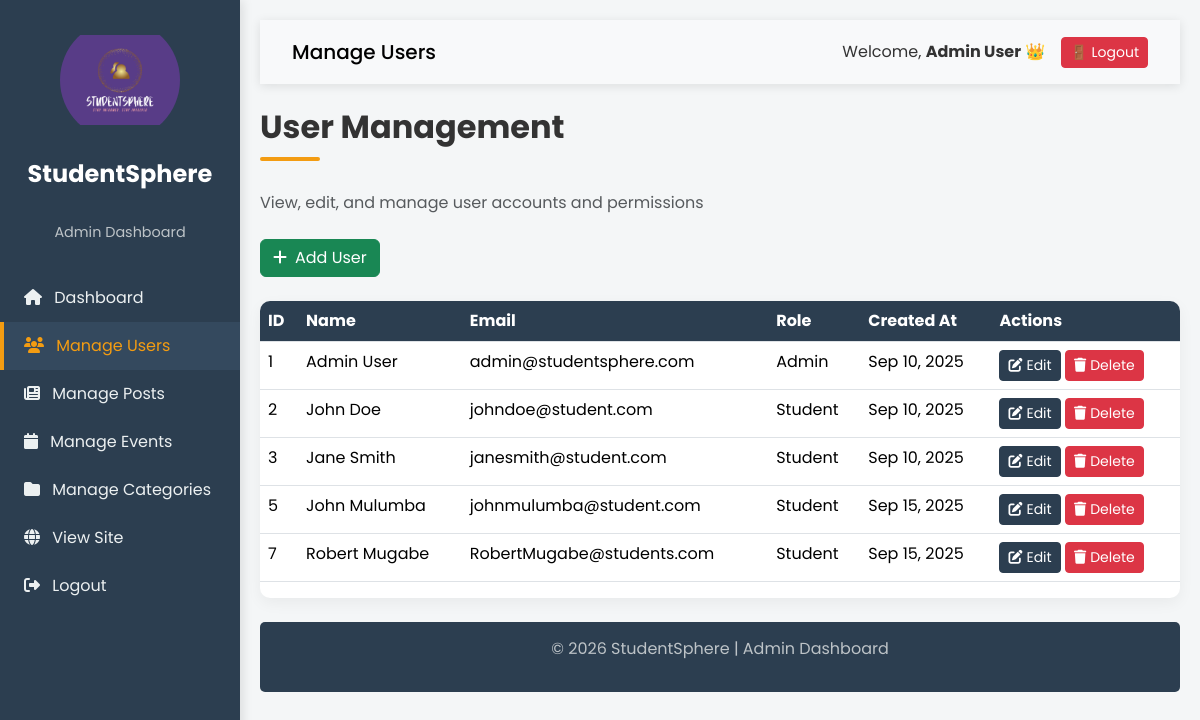
The page /manage_users.php (signed in) on the database its author committed.
### tables this page shows
CREATE TABLE `users` (
  `id` int(11) NOT NULL,
  `name` varchar(100) NOT NULL,
  `email` varchar(100) NOT NULL,
  `password` varchar(255) NOT NULL,
  `role_id` int(11) DEFAULT 1,
  `created_at` timestamp NOT NULL DEFAULT current_timestamp()
);

CREATE TABLE `roles` (
  `id` int(11) NOT NULL,
  `name` varchar(50) NOT NULL
);

### manage_users.php (the view, shortened to what this page needs)
<?php
require_once 'config.php';
$users = $conn->query("
    SELECT u.id, u.name, u.email, r.name AS role, u.created_at
    FROM users u
    LEFT JOIN roles r ON u.role_id = r.id
    ORDER BY u.id ASC
");
?>
<!DOCTYPE html>
<html lang="en">
<head>
  <link href="https://cdn.jsdelivr.net/npm/bootstrap@5.3.2/dist/css/bootstrap.min.css" rel="stylesheet">
  <link rel="stylesheet" href="https://cdnjs.cloudflare.com/ajax/libs/font-awesome/6.4.0/css/all.min.css">
</head>
<body>
<div class="sidebar">
  <div class="text-center mb-3">
    <div style="width: 120px; height: 120px; margin: 0 auto;">
      <img src="logo.png" alt="StudentSphere Logo" style="width: 100%; height: 100%; object-fit: contain; border-radius: 50%;">
    </div>
  </div>
  <div class="logo-text">StudentSphere</div>
  <div class="tagline">Admin Dashboard</div>
  <a href="admin_dashboard.php"><i class="fas fa-home me-2"></i> Dashboard</a>
  <a href="manage_users.php" class="active"><i class="fas fa-users me-2"></i> Manage Users</a>
  <a href="manage_posts.php"><i class="fas fa-newspaper me-2"></i> Manage Posts</a>
  <a href="manage_events.php"><i class="fas fa-calendar me-2"></i> Manage Events</a>
  <a href="manage_categories.php"><i class="fas fa-folder me-2"></i> Manage Categories</a>
  <a href="index.php"><i class="fas fa-globe me-2"></i> View Site</a>
  <a href="logout.php"><i class="fas fa-sign-out-alt me-2"></i> Logout</a>
</div>
<div class="content">
  <nav class="navbar navbar-expand-lg navbar-light bg-light mb-4">
    <div class="container-fluid">
      <span class="navbar-brand mb-0 h1">Manage Users</span>
      <div class="d-flex align-items-center">
        <span class="me-3">Welcome, <strong><?php echo htmlspecialchars($_SESSION['name'] ?? 'Admin'); ?></strong> 👑</span>
        <a href="logout.php" class="btn btn-danger btn-sm">🚪 Logout</a>
      </div>
    </div>
  </nav>
  <h2 class="section-title">User Management</h2>
  <p class="text-muted mb-4">View, edit, and manage user accounts and permissions</p>
  <a href="add_user.php" class="btn btn-success mb-4"><i class="fas fa-plus me-2"></i>Add User</a>
  <div class="admin-table">
    <table class="table table-hover">
      <thead>
        <tr>
          <th>ID</th>
          <th>Name</th>
          <th>Email</th>
          <th>Role</th>
          <th>Created At</th>
          <th>Actions</th>
        </tr>
      </thead>
      <tbody>
        <?php while($user = $users->fetch_assoc()): ?>
          <tr>
            <td><?= $user['id'] ?></td>
            <td><?= htmlspecialchars($user['name']) ?></td>
            <td><?= htmlspecialchars($user['email']) ?></td>
            <td><?= htmlspecialchars($user['role'] ?? 'Unknown') ?></td>
            <td><?= date("M d, Y", strtotime($user['created_at'])) ?></td>
            <td>
              <a href="edit_user.php?id=<?= $user['id'] ?>" class="btn btn-sm btn-primary"><i class="fas fa-edit me-1"></i>Edit</a>
              <a href="delete_user.php?id=<?= $user['id'] ?>" class="btn btn-sm btn-danger" onclick="return confirm('Are you sure you want to delete this user?')"><i class="fas fa-trash me-1"></i>Delete</a>
            </td>
          </tr>
        <?php endwhile; ?>
      </tbody>
    </table>
  </div>
  <div class="footer mt-4">
    <p>&copy; <?= date("Y") ?> StudentSphere | Admin Dashboard</p>
  </div>
</div>
</body>
</html>

### manage_users.php (style rules this page uses)
:root { --primary: #2c3e50; --accent: #f39c12; --secondary: #27ae60; --light: #f4f6f7; --dark: #2c3e50; }
body { font-family: 'Poppins', sans-serif; background-color: var(--light); color: #333; }
.sidebar { height: 100vh; background: var(--primary); color: #fff; position: fixed; top: 0; left: 0; width: 240px; padding-top: 20px; box-shadow: 3px 0 10px rgba(0,0,0,0.1); z-index: 1000; overflow-y: auto; }
.sidebar a { display: block; padding: 12px 20px; color: #ecf0f1; text-decoration: none; transition: all 0.3s; border-left: 4px solid transparent; }
.sidebar a:hover, .sidebar a.active { background: #34495e; color: var(--accent); border-left: 4px solid var(--accent); }
.content { margin-left: 240px; padding: 20px; }
.navbar { background: #fff; box-shadow: 0 2px 10px rgba(0,0,0,0.1); padding: 15px 20px; }
.footer { background: var(--primary); color: #bdc3c7; text-align: center; padding: 15px; margin-top: 40px; border-radius: 5px; }
.btn-primary { background-color: var(--primary); border-color: var(--primary); }
.section-title { position: relative; padding-bottom: 15px; margin-bottom: 30px; font-weight: 700; }
.section-title:after { content: ''; position: absolute; bottom: 0; left: 0; width: 60px; height: 4px; background: var(--accent); border-radius: 2px; }
.logo-text { font-weight: 700; font-size: 1.5rem; text-align: center; margin-bottom: 30px; color: white; padding: 0 15px; }
.tagline { font-size: 0.9rem; color: #bdc3c7; text-align: center; margin-bottom: 30px; }
.admin-table { background: white; border-radius: 10px; overflow: hidden; box-shadow: 0 5px 15px rgba(0,0,0,0.05); }
.admin-table th { background-color: var(--primary); color: white; }

### rows shown on the page
users: id "1", name "Admin User", email "admin@studentsphere.com", role.name "Admin", created_at "Sep 10, 2025"
users: id "2", name "John Doe", email "johndoe@student.com", role.name "Student", created_at "Sep 10, 2025"
users: id "3", name "Jane Smith", email "janesmith@student.com", role.name "Student", created_at "Sep 10, 2025"
users: id "5", name "John Mulumba", email "johnmulumba@student.com", role.name "Student", created_at "Sep 15, 2025"
users: id "7", name "Robert Mugabe", email "RobertMugabe@students.com", role.name "Student", created_at "Sep 15, 2025"

### other values the page prints
$_SESSION['name'] "Admin User"
